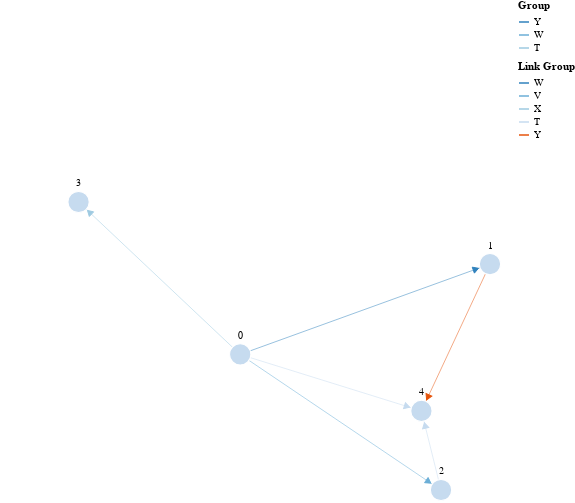

Notebook code for this chart:
### Code cell
g = nx.generators.barabasi_albert_graph(5, 3)
def rand_group():
    possible = "TUVWXYZ"
    return random.sample(possible, 1)[0]

node_properties = {n: {"group": rand_group(), 
                       "fx": random.randint(1, 100),
                       "fy": random.randint(1, 100),
                       "fixedx": -100,
                       "fixedy": -100}
                    for n in g.nodes()}

edge_attributions = {e: {"group": rand_group()}
                    for e in g.edges()}

nx.set_node_attributes(g, node_properties)
nx.set_edge_attributes(g, edge_attributions)
nx.set_node_attributes(g, {k:f"n{i}" for i, k in enumerate(g.nodes)}, "label")

schema = plots.spring_force_graph(g, node_labels="label")
plots.save_schema(schema, "_schema.json")
plots.ipy_display(schema, format="interactive")

### Figure 1 — Vega specification as saved in the notebook (floating-point values rounded to 4 significant figures)
{"$schema": "https://vega.github.io/schema/vega/v5.json", "data": [{"name": "node-data", "on": [{"modify": "node.datum", "trigger": "fix.length == 2", "values": "{fixedx: fix[0], fixedy: fix[1]}"}], "values": [{"fixedx": -100, "fixedy": -100, "fx": 47, "fy": 61, "group": "Y", "id": 0, "label": 0}, {"fixedx": -100, "fixedy": -100, "fx": 98, "fy": 45, "group": "Y", "id": 1, "label": 1}, {"fixedx": -100, "fixedy": -100, "fx": 88, "fy": 85, "group": "W", "id": 2, "label": 2}, {"fixedx": -100, "fixedy": -100, "fx": 14, "fy": 34, "group": "T", "id": 3, "label": 3}, {"fixedx": -100, "fixedy": -100, "fx": 84, "fy": 71, "group": "Y", "id": 4, "label": 4}]}, {"name": "link-data", "values": [{"group": "W", "source": 0, "target": 1}, {"group": "V", "source": 0, "target": 2}, {"group": "X", "source": 0, "target": 3}, {"group": "T", "source": 0, "target": 4}, {"group": "Y", "source": 1, "target": 4}, {"group": "T", "source": 2, "target": 4}]}], "description": "A node-link diagram with force-directed layout.", "height": 500, "legends": [{"stroke": "color", "symbolType": "stroke", "title": "Group"}, {"stroke": "colorlink", "symbolType": "stroke", "title": "Link Group"}], "marks": [{"encode": {"enter": {"fill": {"field": "group", "value": "color"}, "stroke": {"value": "white"}}, "update": {"cursor": {"value": "pointer"}, "fx": {"signal": "datum.fixedx != -100 ? datum.fixedx  : (node != null && node.datum.id == datum.id && fix.length == 2 ? fix[0] : (layoutdata ? scale('xscale', datum.fx) : null))"}, "fy": {"signal": "datum.fixedy != -100 ? datum.fixedy : (node != null && node.datum.id == datum.id && fix.length == 2 ? fix[1] : (layoutdata ? scale('yscale', datum.fy) : null))"}, "size": {"signal": "2 * nodeRadius * nodeRadius"}}}, "from": {"data": "node-data"}, "name": "nodes", "transform": [{"forces": [{"force": "center", "x": {"signal": "cx"}, "y": {"signal": "cy"}}, {"force": "collide", "radius": {"signal": "nodeRadius"}}, {"force": "nbody", "strength": {"signal": "nodeCharge"}}, {"distance": {"signal": "linkDistance"}, "force": "link", "links": "link-data"}], "iterations": 300, "restart": {"signal": "restart"}, "signal": "force", "static": true, "type": "force"}], "type": "symbol", "zindex": 1}, {"encode": {"enter": {"align": {"value": "center"}, "baseline": {"value": "middle"}, "fill": {"value": "black"}, "fontSize": {"value": 10}, "text": {"field": "datum.label"}}, "update": {"x": {"field": "x"}, "y": {"field": "y"}}}, "from": {"data": "nodes"}, "interactive": false, "name": "labels", "transform": [{"anchor": ["top", "bottom", "right", "left"], "avoidMarks": ["nodes"], "offset": [1], "size": {"signal": "[width + 60, height]"}, "type": "label"}], "type": "text", "zindex": 2}, {"encode": {"update": {"stroke": {"field": "group", "scale": "colorlink"}, "strokeWidth": {"value": 0.5}}}, "from": {"data": "link-data"}, "interactive": false, "transform": [{"require": {"signal": "force"}, "shape": "line", "sourceX": "datum.source.x", "sourceY": "datum.source.y", "targetX": "datum.target.x", "targetY": "datum.target.y", "type": "linkpath"}], "type": "path"}, {"encode": {"enter": {"fill": {"field": "group", "scale": "colorlink"}, "shape": {"value": "triangle-right"}, "size": {"value": 40}, "stroke": {"field": "group", "scale": "colorlink"}}, "hover": {"opacity": {"value": 1}}, "update": {"x": {"field": "target.x"}, "y": {"field": "target.y"}}}, "from": {"data": "link-data"}, "name": "arrows", "transform": [{"as": "tan", "expr": "atan2((datum.datum.target.y-datum.datum.source.y),(datum.datum.target.x-datum.datum.source.x))", "type": "formula"}, {"as": "angle", "expr": "datum.tan*180/PI", "type": "formula"}, {"as": "y", "expr": "datum.datum.target.y - nodeRadius*sin(datum.tan)", "type": "formula"}, {"as": "x", "expr": "datum.datum.target.x - nodeRadius*cos(datum.tan)", "type": "formula"}], "type": "symbol", "zindex": {"value": 40}}], "padding": 0, "scales": [{"domain": {"data": "node-data", "field": "group"}, "name": "color", "range": {"scheme": "category20c"}, "type": "ordinal"}, {"domain": {"data": "link-data", "field": "group"}, "name": "colorlink", "range": {"scheme": "category20c"}, "type": "ordinal"}, {"domain": {"data": "node-data", "field": "fx"}, "name": "xscale", "range": [10, {"signal": "width - 10"}]}, {"domain": {"data": "node-data", "field": "fy"}, "name": "yscale", "range": [10, {"signal": "height - 10"}]}], "signals": [{"name": "cx", "update": "width / 2"}, {"name": "cy", "update": "height / 2"}, {"name": "nodeRadius", "value": 15}, {"name": "nodeCharge", "value": -80}, {"name": "linkDistance", "value": 80}, {"bind": {"input": "checkbox"}, "name": "layoutdata", "value": true}, {"description": "State variable for active node fix status.", "name": "fix", "on": [{"events": "symbol:mouseout[!event.buttons], window:mouseup", "update": "false"}, {"events": "symbol:mouseover", "update": "fix || true"}, {"events": "[symbol:mousedown, window:mouseup] > window:mousemove!", "force": true, "update": "xy()"}], "value": false}, {"description": "Graph node most recently interacted with.", "name": "node", "on": [{"events": "symbol:mouseover", "update": "fix === true ? item() : node"}], "value": null}, {"description": "Flag to restart Force simulation upon data changes.", "name": "restart", "on": [{"events": {"signal": "fix"}, "update": "fix && fix.length"}, {"events": {"signal": "layoutdata"}, "update": "true"}], "value": false}, {"name": "shift", "on": [{"events": {"marktype": "symbol", "type": "click"}, "force": true, "update": "event.shiftKey"}], "value": false}, {"name": "clicked", "on": [{"events": {"marktype": "symbol", "type": "click"}, "force": true, "update": "datum"}], "value": null}], "width": 500}
